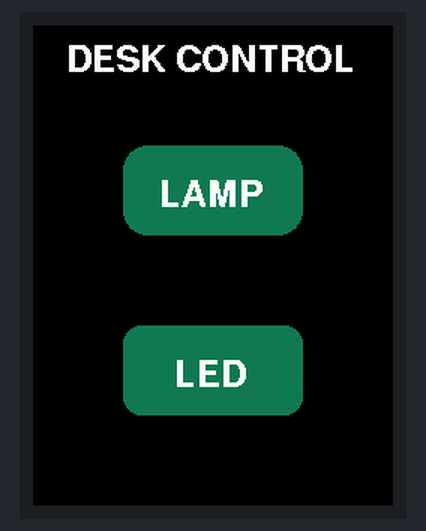
Simulated run of this sketch. Board: Arduino Uno, built for the host (arithmetic inside an expression is 32-bit, double 64-bit). Parts: 240×320 colour display.

Above: at 0.3 s.

The sketch:

touch_screen_interface.ino
```cpp
#include <SPI.h>
#include <Adafruit_GFX.h>
#include <Adafruit_ST7789.h>
#include <Fonts/FreeSansBold12pt7b.h>

// Display control pins
const int TFT_CS = 10;
const int TFT_DC = 9;
const int TFT_RST = 8;

// SPI pins
const int TFT_MOSI = 11;
const int TFT_SCK = 12;

// Create display object
Adafruit_ST7789 tft(TFT_CS, TFT_DC, TFT_RST);

void setup() {
  SPI.begin(TFT_SCK, -1, TFT_MOSI, TFT_CS);

  // Initialise a 240 x 320 display
  tft.init(240, 320);
  //remove color inversion
  tft.invertDisplay(false);

  // Reduce SPI speed to 10 MHz
  tft.setSPISpeed(10000000);
//makes the background black
  tft.fillScreen(ST77XX_BLACK);


// desk control header
tft.setTextColor(ST77XX_WHITE);
tft.setFont(&FreeSansBold12pt7b);
tft.setTextSize(1);
tft.setCursor(22, 30);
tft.print("DESK CONTROL");


// first part designates a square positon and size next part designates color next value designates square coner radius
  tft.fillRoundRect(
  60, 200, 120, 60, 12,
  tft.color565(16, 120, 85)
  );
// first part designates a square positon and size next part designates color next value designates square coner radius
  tft.fillRoundRect(
  60, 80, 120, 60, 16,
  tft.color565(16, 120, 85)
  );

// lamp button text
tft.setFont(&FreeSansBold12pt7b);
tft.setTextSize(1);
tft.setTextColor(ST77XX_WHITE);
tft.setCursor(84, 120);
tft.print("LAMP");


// led  button text
tft.setFont(&FreeSansBold12pt7b);
tft.setTextSize(1);
tft.setTextColor(ST77XX_WHITE);
tft.setCursor(94, 240);
tft.print("LED");


}

void loop() {

}
```
